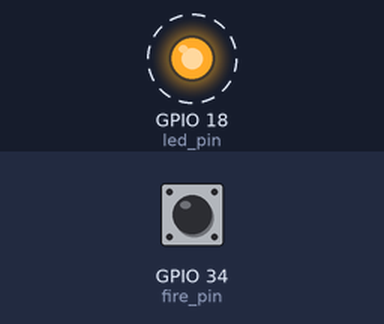
A program run on a simulated ESP32 board running MicroPython. Parts: output pins drawn as LEDs (lit = HIGH). Dashed ring = blinking. Inputs (shaded band) come from the test bench; at power-on: GPIO 34 (fire_pin) LOW. WiFi joins after 1.5 s.

Above: at 1.2 s.
1.3 s: GPIO 34 (fire_pin) pulled HIGH for 1 s
At 3.0 s:
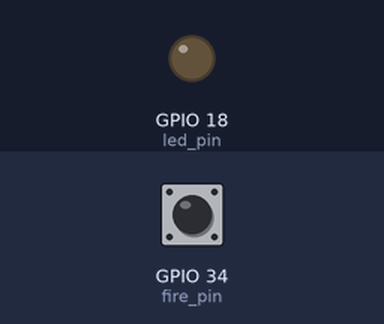
At 4.1 s:
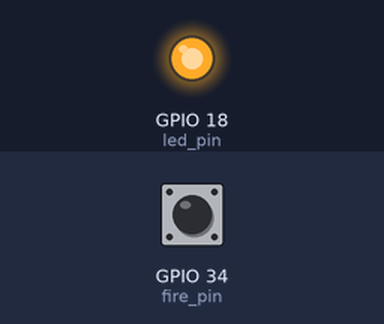
Timing chart, 0 to 10.3 s (numbered marks = the images above; inputs shaded):
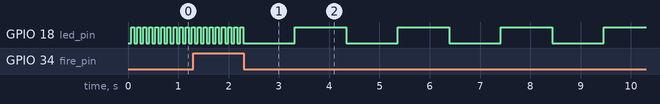

The program:

fire_check.py
```python
import machine
import time
import esp32
#pin12 = machine.Pin(34, machine.Pin.IN)#,machine.Pin.PULL_DOWN)
import network
sta_if = network.WLAN(network.STA_IF); sta_if.active(True)
sta_if.connect("zzwxiaomi", "163163!!") # Connect to an AP
LED_GPIO = 18
LED_FIRE_CHECK=34
#常亮
LED_TYPE_OPEN = 1

#常灭
LED_TYPE_CLOSE = 0

#慢速闪烁
LED_TYPE_SLOW = 2

LED_TYPE_SLOW_SLOW = 3

#快速闪烁
LED_TYPE_FAST = 4


LAST_LED_TICK = time.ticks_ms()
LAST_LED = 0


machine.freq(80000000)
led_pin  = machine.Pin(LED_GPIO, machine.Pin.OUT,machine.Pin.PULL_DOWN)
fire_pin = machine.Pin(LED_FIRE_CHECK, machine.Pin.IN,machine.Pin.PULL_DOWN)

def flush_led(pin,ledtype):
    global LAST_LED
    global LAST_LED_TICK
    if ledtype == LED_TYPE_OPEN:
        LAST_LED = 1
        LAST_LED_TICK = time.ticks_ms()
    elif ledtype == LED_TYPE_CLOSE:
        LAST_LED = 0
        LAST_LED_TICK = time.ticks_ms()
    elif ledtype == LED_TYPE_SLOW:
        if time.ticks_ms() - LAST_LED_TICK > 300:
            LAST_LED = int(not LAST_LED)
            LAST_LED_TICK = time.ticks_ms()
    elif ledtype == LED_TYPE_SLOW_SLOW:
        if time.ticks_ms() - LAST_LED_TICK > 1000:
            LAST_LED = int(not LAST_LED)
            LAST_LED_TICK = time.ticks_ms()
    elif ledtype == LED_TYPE_FAST:
        if time.ticks_ms() - LAST_LED_TICK > 50:
            LAST_LED = int(not LAST_LED)
            LAST_LED_TICK = time.ticks_ms()

    pin.value(LAST_LED)


num = 1
while 1:
    time.sleep_ms(30)
    num += 1
    fire = fire_pin.value()
    if fire == 1 :
        flush_led(led_pin,LED_TYPE_FAST)
        continue

    if sta_if.isconnected():
        flush_led(led_pin,LED_TYPE_SLOW_SLOW)
    else:
        flush_led(led_pin,LED_TYPE_FAST)


    #flush_led(led_pin,LED_TYPE_SLOW_SLOW)


#def flush_led():
#    global led_pin
#    led_pin.value(1)


#flush_led() 
```
